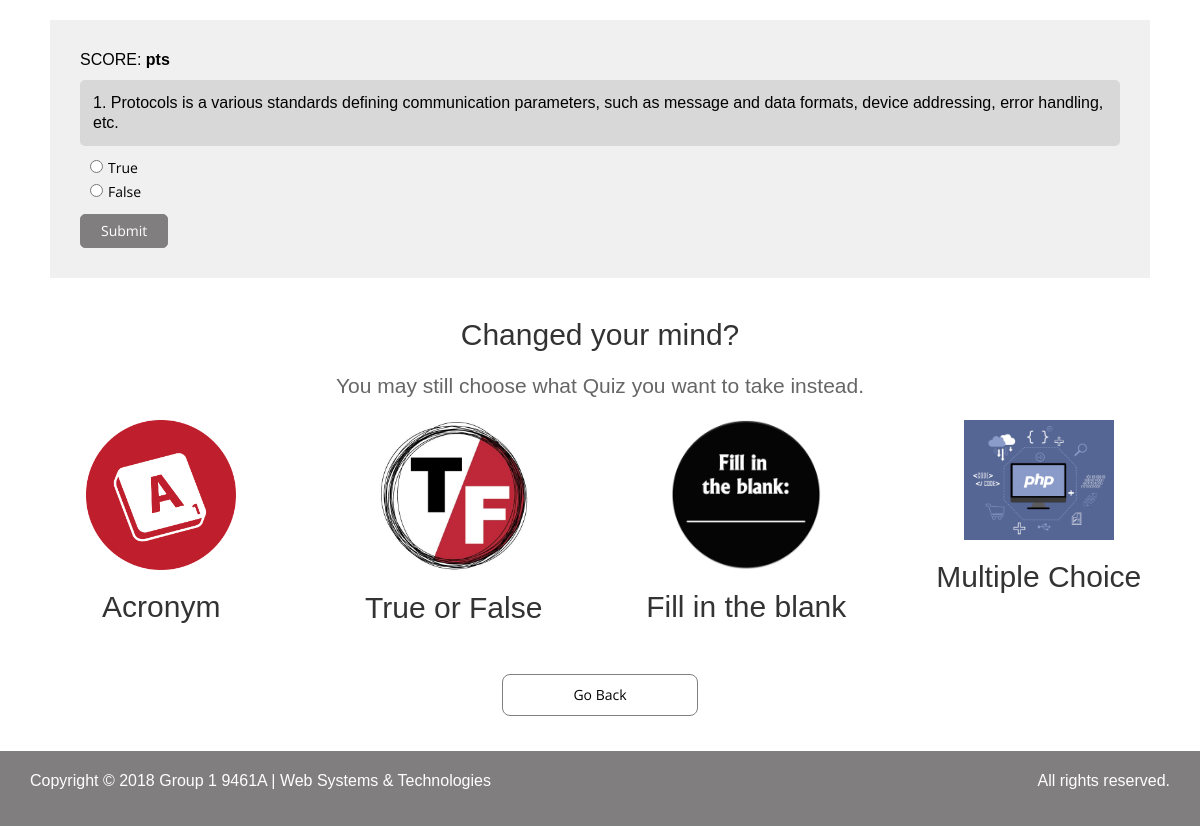
The page /qTrueFalse.php?n=16 on the database its author committed.
### tables this page shows
CREATE TABLE IF NOT EXISTS `questions` (
  `question_number` int(11) NOT NULL,
  `text` text NOT NULL,
  `q_id` int(11) NOT NULL AUTO_INCREMENT,
  `q_group` int(11) NOT NULL,
  PRIMARY KEY (`q_id`)
);

CREATE TABLE IF NOT EXISTS `choices` (
  `id` int(11) NOT NULL AUTO_INCREMENT,
  `question_number` int(11) NOT NULL,
  `is_correct` tinyint(1) NOT NULL,
  `text` text NOT NULL,
  PRIMARY KEY (`id`)
);

### qTrueFalse.php (the view, shortened to what this page needs)
<?php include 'db.php'; ?>
<?php
  $number = (int) $_GET['n'];
  $query = "SELECT * FROM questions WHERE  question_number = $number";
  $result = $mysqli->query($query) or die($mysqli->error.___Line___);
  $question = $result->fetch_assoc();
  $query = "SELECT * FROM choices WHERE  question_number = $number";
  $choices = $mysqli->query($query) or die($mysqli->error.___Line___);
?>
<!DOCTYPE html>
<html lang="en">
<head>
  <link href="css/bootstrap.min.css" rel="stylesheet">
  <link href="css/animate.min.css" rel="stylesheet">
  <link href="css/font-awesome.min.css" rel="stylesheet">
  <link href="css/lightbox.css" rel="stylesheet">
  <link href="css/main.css" rel="stylesheet">
  <link id="css-preset" href="css/presets/preset1.css" rel="stylesheet">
  <link href="css/responsive.css" rel="stylesheet">
</head>
<body>
    <div id="intro">
      <div class="container">
        <div class="quiz-container">
          <p> SCORE: <bold><?php echo $_SESSION['score'] ?> pts </bold></p>
          <p class="question">
            <?php echo $question['text']; ?>
          </p>
          <form method="post" action="process.php">
            <ul class="choices">
              <?php while($row = $choices->fetch_assoc()): ?>
                <li><input name="choice" type="radio" value="<?php echo $row['id'] ?>" /><?php echo $row['text']; ?></li>
              <?php endwhile; ?>
            </ul>
            <input type="submit" value="Submit" />
         </div>
          <div class="row justify-content-center mb-5">
            <div class="col-md-12 text-center">
                <h2>Changed your mind?</h2>
                <p class="lead">You may still choose what Quiz you want to take instead.</p>
            </div>
            </div>
            <div class="row blog-entries on-quiz text-center">
                <div class="col-md-3 col-sm-6 col-12 wow fadeInUp" data-wow-duration="1000ms" data-wow-delay="300ms">
                    <a href="acronym.php" class="blog-entry">
                    <img src="images/acronym.png" alt="Image placeholder">
                    <h2>Acronym</h2>
                    </a>
                </div>
                <div class="col-md-3 col-sm-6 col-12 wow fadeInUp" data-wow-duration="1000ms" data-wow-delay="400ms">
                    <a href="trueFalse.php" class="blog-entry">
                    <img src="images/True-False_Logo.JPG" alt="Image placeholder">
                    <h2>True or False</h2>
                    </a>
                </div>
                <div class="col-md-3 col-sm-6 col-12 wow fadeInUp" data-wow-duration="1000ms" data-wow-delay="500ms">
                    <a href="fillBlank.php" class="blog-entry">
                    <img src="images/fill-in-the-blanks.png" alt="Image placeholder">
                    <h2>Fill in the blank</h2>
                    </a>
                </div>
                <div class="col-md-3 col-sm-6 col-12 wow fadeInUp" data-wow-duration="1000ms" data-wow-delay="600ms">
                    <a href="multipleChoice.php" class="blog-entry">
                    <img src="images/php.png" alt="Image placeholder">
                    <h2>Multiple Choice</h2>
                    </a>
                </div>
            </div>
      <section class="learning-button">
        <div class="caption">
          <a class="btn toggle-btn" href="index.php">Go Back</a>
        </div>
      </section>
  </div>
    <footer id="footer">
    <div class="footer-bottom">
      <div class="container">
        <div class="row">
          <div class="col-sm-6">
            <p>Copyright &copy; 2018 Group 1 9461A | Web Systems & Technologies</p>
          </div>
          <div class="col-sm-6">
            <p class="pull-right">All rights reserved.</p>
          </div>
        </div>
      </div>
    </div>
  </footer>
</body>
</html>

### css/main.css (style rules this page uses)
body { font-family: 'Open Sans', sans-serif; font-size: 14px; line-height: 24px; color: #666; background-color: #fff; }
.row.blog-entries.on-quiz { margin-bottom: 30px; }
.row.blog-entries.on-quiz img { width: 150px; transition: transform .2s; }
bold { font-weight: 600; }
.quiz-container { position: relative; margin: 20px; padding: 30px; background-color: #d0cfcf52; color: black; }
.quiz-container .question { padding: 13px; border-radius: 5px; background-color: #d8d8d8; margin-top: 5px; }
.quiz-container ul { margin: 10px; padding: 0; }
.quiz-container ul li { list-style-type: none; }
.quiz-container ul li input { margin-right: 5px; padding-top: 3px; }
.quiz-container input { background: none; border: none; border: 1px solid grey; color: white; border-radius: 5px; padding: 4px 20px; background-color: #807e7e; }
a.btn.toggle-btn { border: 1px solid grey; color: black; padding: 10px 70px; border-radius: 8px; }
.learning-button { padding: 0; margin-bottom: 20px; }
.learning-button .caption { text-align: center; }
h1, h2, h3, h4, h5, h6 { color: #333; font-family: 'header-font', sans-serif; }
h2 { font-size: 30px; margin-bottom: 20px; }
.btn { border: 0; border-radius: 0; }
a { text-decoration: none; -webkit-transition: 300ms; -moz-transition: 300ms; -o-transition: 300ms; transition: 300ms; }
section { padding: 90px 0; }
#footer { color:#fff; background-color: #807e7e; }
#footer .footer-bottom { background-color: #807e7e; padding: 20px 0 10px; color: white; }
#footer .footer-bottom p { color: white; }
p { font-family: 'modern-sans', sans-serif; font-size: 16px; font-style: normal; font-variant: normal; font-weight: 400; line-height: 20px; }

### rows shown on the page
questions: text "1. Protocols is a various standards defining communication parameters, such as message and data formats, device addressing, error handling, etc."
choices: text "True"
choices: text "False"
